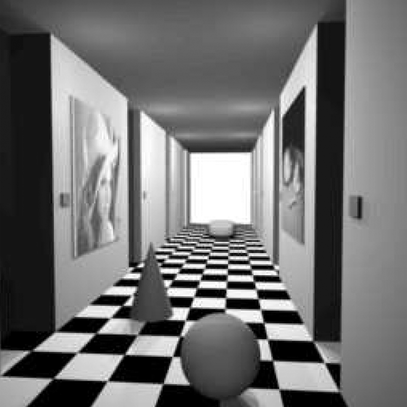
#> input picture images/ight.png, 407 x 407 px, given in place of the camera
$ python main.py
#> lines starting #> are read from the running program, lines starting #| are printed output that depends on the picture
"""
    chairs in the court
    tent surrounds the court (8:00 to 8:30 am)

    consider cropping the feed and doing adjustments in code
    Too close won't work
    focal length
    missing third layer????


    to do
    1. border
    2. adjust focal length
    3. set viewing point for best experience
"""

# from skimage.exposure import rescale_intensity
import numpy as numpy_object
import cv2
import cv


def main():
    video_input_object = cv2.VideoCapture(1)
    video_input_object_2 = cv2.VideoCapture(2)

    # camera input
    while True:
        # frame by frame processing

        ret0, frame = video_input_object.read()
#> frame is the input picture: shape (407, 407, 3); min 0, max 255, mean 113.7
        ret1, otherFrame = video_input_object_2.read()

        if ret0:
            cv2.imwrite("images\main_image.png", frame)#cv2.rotate(frame, cv2.ROTATE_90_CLOCKWISE))

        if ret1:
            cv2.imwrite("images\mainer_image.png", cv2.rotate(otherFrame, cv2.ROTATE_180))
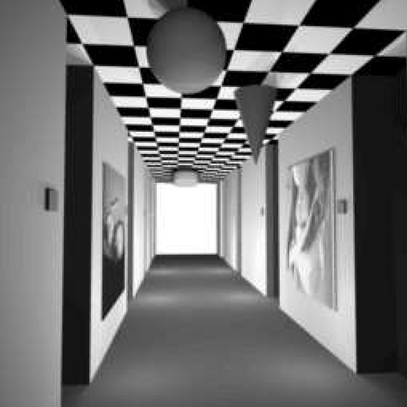
#> saved as mainer_image.png: shape (407, 407, 3); min 0, max 255, mean 113.7
            # temp = cv2.rotate(cv2.imread("images\mainer_image.png"), cv2.ROTATE_180)
            # cv2.imwrite("images\mainer_image.png", temp)

        """temporary_frame_1 = cv2.imread("images\main_image.png")
        temporary_frame_2 = cv2.GaussianBlur(temporary_frame_1, (3, 3), 0)
        current_video_frame = cv2.cvtColor(temporary_frame_2, cv2.COLOR_BGR2GRAY)
        output_frame = getConvolutions("canny_edge_detection", current_video_frame)"""

        red = cv2.imread("images\main_image.png")
        red[:, :, 2] = 0    # red
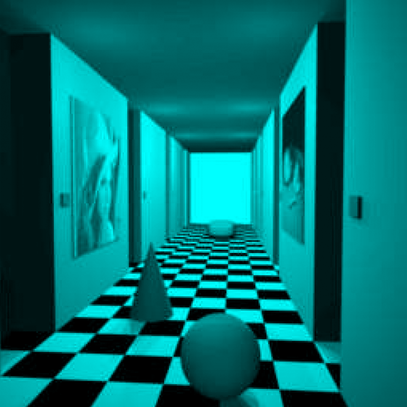
#> red: shape (407, 407, 3); mean B, G, R 113.7, 113.7, 0
        #red[:, :, 1] = 0    # filter green
        #red[:, :, 0] = 0    # filer blue

        # red[:, :, 2] = 0

        green = cv2.imread("images\mainer_image.png")
        #green[:, :, 2] = 0
        green[:, :, 1] = 0
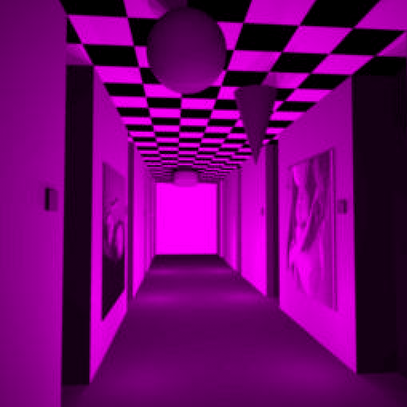
#> green: shape (407, 407, 3); mean B, G, R 113.7, 0, 113.7
#> (the run stopped early here; a loop or call above may not have finished)
